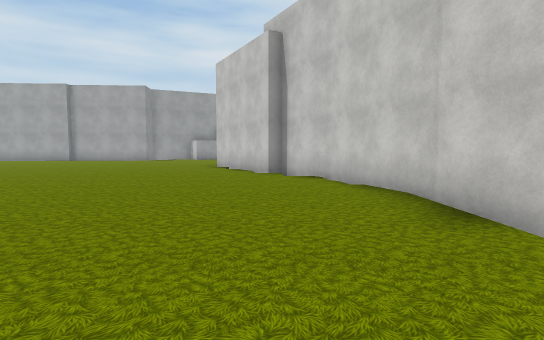
View 1 (above)

18 first-person views from a walk through a 3-D level made in the Unity game engine. The camera is 1.5 m above the floor, tilts 4° down and sees 80° across. The floor is counted in squares, 2 m on a side. Each view is taken from the middle of a square. On the plan, view 1 faces up. The plan holds only what a view shows up to about 11 squares ahead; the rest is blank. The place goes on beyond the plan. Some trees and plants on the terrain are drawn as simple stand-ins. The player character is not drawn. Some animated figures are left out. Some surface patterns are stand-ins.

View 2
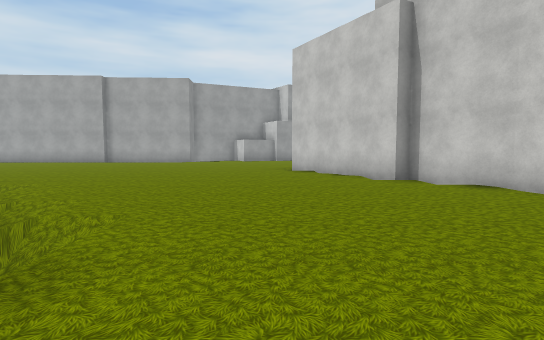

View 3
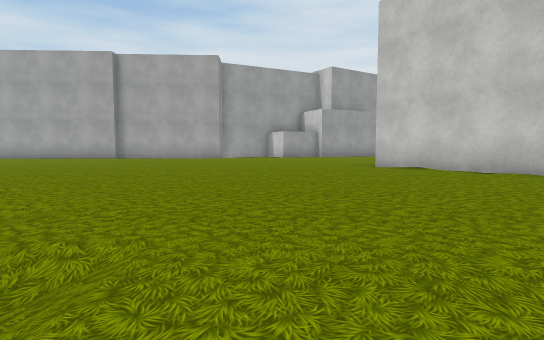

View 4
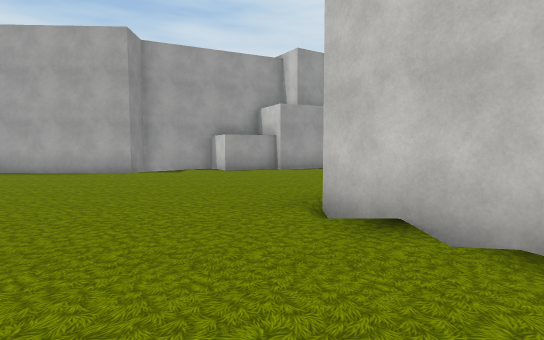

View 5
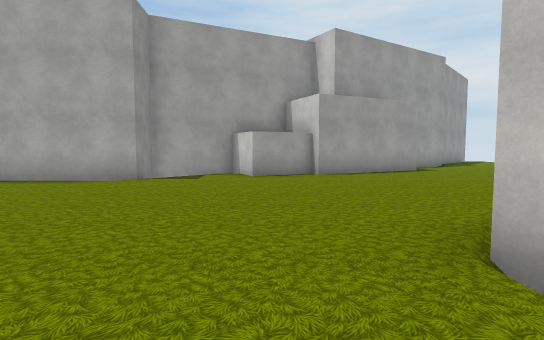

View 6
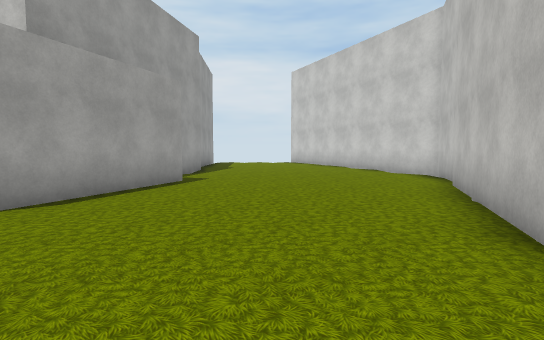

View 7
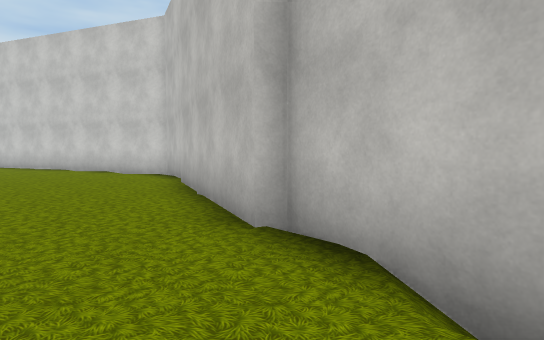

View 8
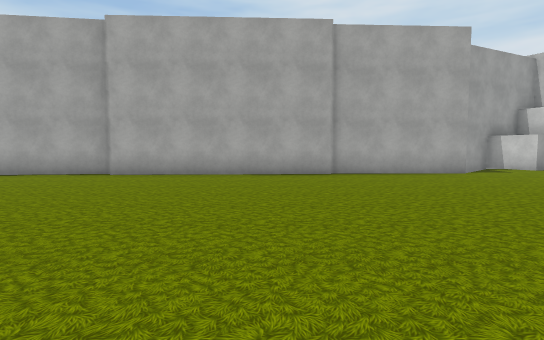

View 9
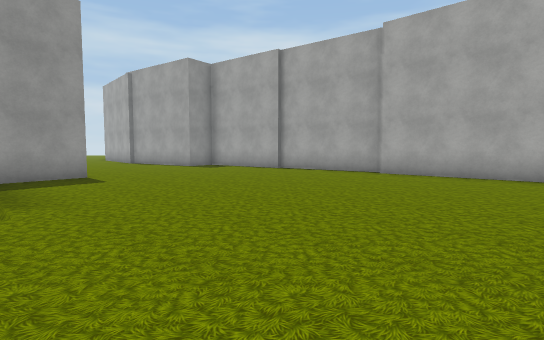

View 10
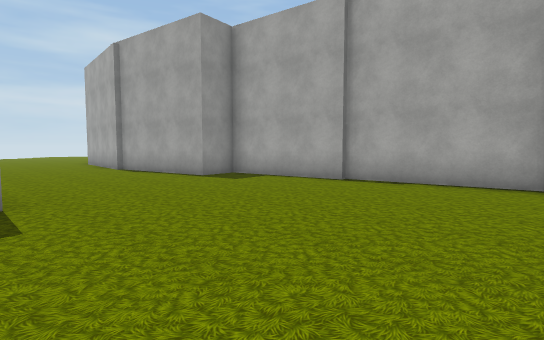

View 11
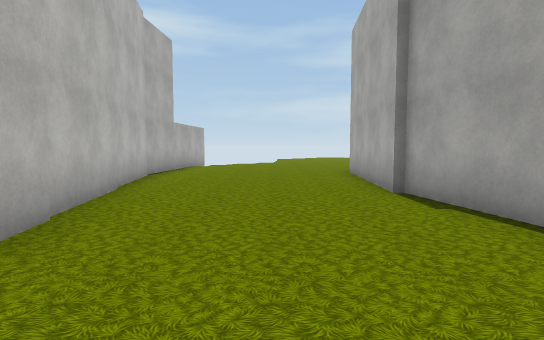

View 12
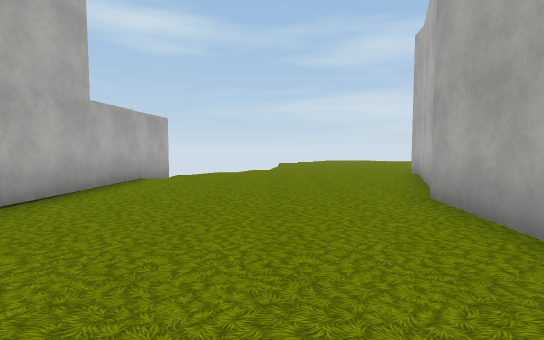

View 13
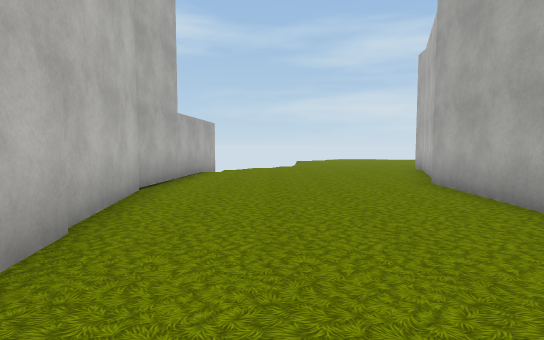

View 14
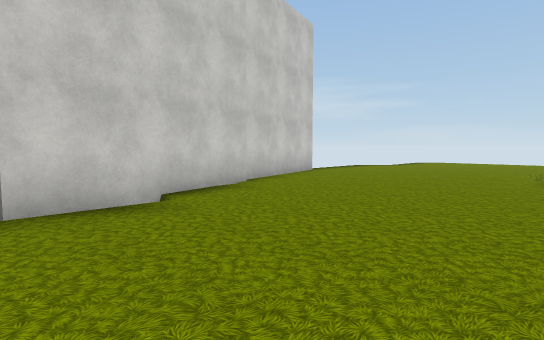

View 15
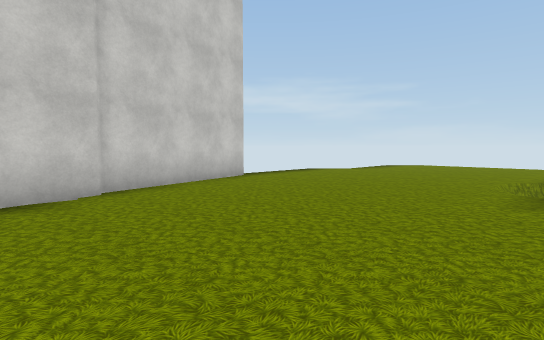

View 16
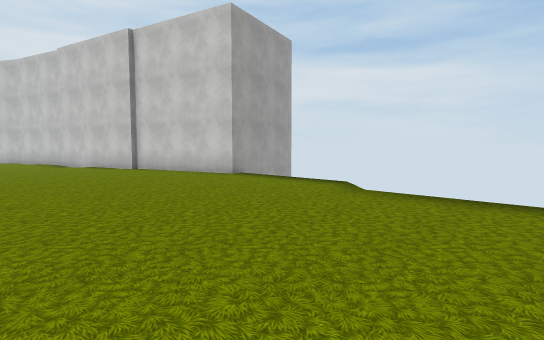

View 17
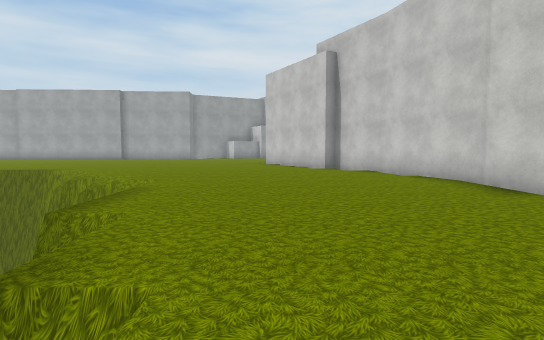

View 18
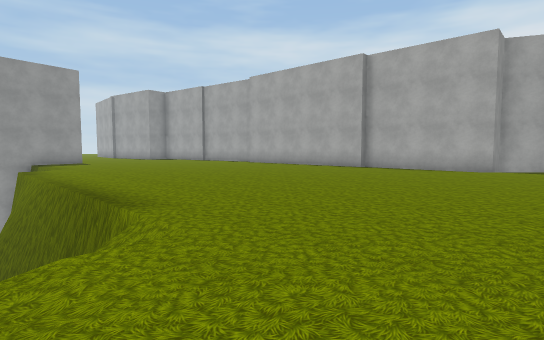

### Floor plan
Key: @ floor where view 1 was taken; # wall or solid block; . floor; / step, stairs or slope; v drop or lower ground.
Columns run from 36 left of view 1 to 8 right of it. Each row starts with its distance up from view 1.
 22                                    ##.......#
 21                               ## ###........#
 20                              #####.........##
 19                         ######.............#
 18             #############.................##
 17 ###        ##...........................###
 16 ..##########..........................###
 15 ......##............................###
 14 ...................................##
 13 ..................................##
 12 ...................................#
 11 ...........#  #....................##
 10 #.....######  #.....................##
  9 #######          vv..................##
  8                    vvvvvvvvv/.........#
  7                             v/........#
  6                              v/.......##
  5                               v/.......#
  4                                v.......#
  3                                v.......#
  2                                v.......##
  1                                 v.......#
  0                                 v...@...#
 -1                                  v......##
 -2                                   .......#
 -3                                   v......##
 -4                                    .......
 -5                                    /......
 -6                                    v......
 -7                                    .......
 -8                                    ......v
 -9                                    ......
-10                                    ......
-11                                    ......

Positions as (right, up) in squares from view 1, and headings:
1: (0, 0), facing up
2: (-3, 2), facing up
3: (-5, 5), facing up
4: (-3, 9), facing up
5: (-4, 11), facing up
6: (-3, 15), facing up-right
7: (-3, 15), facing right
8: (-13, 9), facing up
9: (-13, 9), facing up-left
10: (-17, 11), facing up-left
11: (-23, 13), facing left
12: (-28, 13), facing left
13: (-26, 12), facing left
14: (-2, 5), facing down-right
15: (-2, 2), facing down-right
16: (-1, -11), facing up-right
17: (-2, -2), facing up
18: (-5, 7), facing up-left
